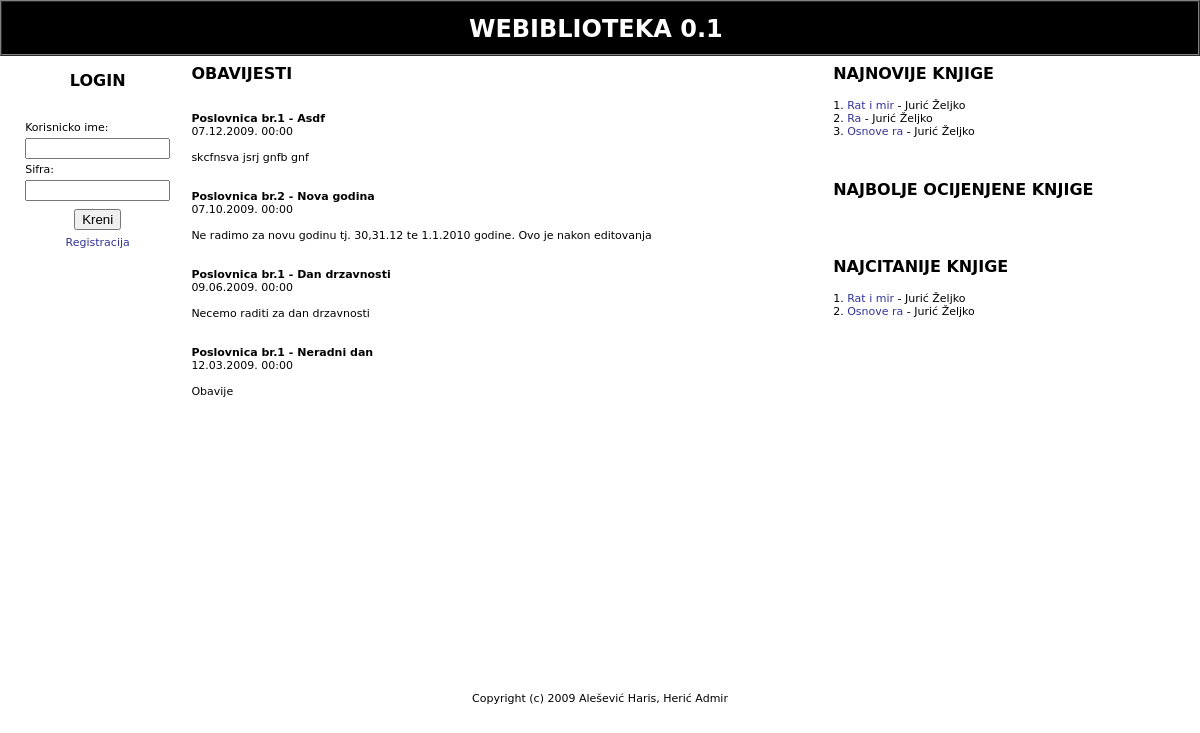
/, run on an earlier commit of the app's database.
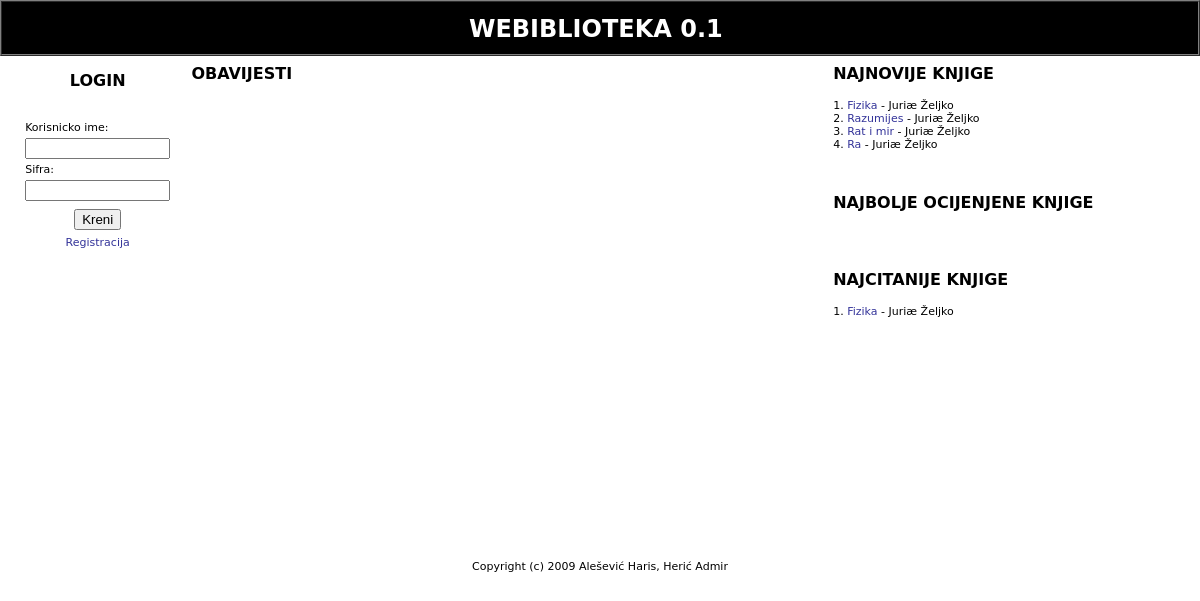
And on a later commit of the database.
### tables this page shows
CREATE TABLE `obavijest` (
  `idObavijest` int(11) NOT NULL auto_increment,
  `Naslov` varchar(25) NOT NULL,
  `Tekst` text NOT NULL,
  `Datum` date default NULL,
  `idOsoba` int(11) NOT NULL,
  `idPoslovnica` int(11) NOT NULL,
  PRIMARY KEY  (`idObavijest`),
  KEY `fk_Obavijest_Osoba1` (`idOsoba`),
  KEY `fk_Obavijest_Poslovnica1` (`idPoslovnica`)
);

CREATE TABLE `poslovnica` (
  `idPoslovnica` int(11) NOT NULL auto_increment,
  `Naziv` varchar(45) NOT NULL,
  `UlicaIBroj` varchar(25) NOT NULL,
  `PostanskiBroj` varchar(5) NOT NULL,
  `Grad` varchar(25) NOT NULL,
  `Telefon` varchar(13) default NULL,
  `Email` varchar(50) default NULL,
  `idBiblioteka` int(11) NOT NULL,
  PRIMARY KEY  (`idPoslovnica`),
  KEY `fk_Poslovnica_Biblioteka1` (`idBiblioteka`)
);

CREATE TABLE `knjigaopis` (
  `idKnjigaOpis` int(11) NOT NULL auto_increment,
  `Naslov` varchar(200) NOT NULL,
  `Podnaslov` varchar(220) default NULL,
  `ISBN` varchar(13) default NULL,
  `Izdanje` varchar(5) default NULL,
  `Opis` text,
  `Jezik` varchar(20) default NULL,
  `GodinaIzdavanja` year(4) default NULL,
  `idZanr` int(11) default NULL,
  `DatumUlaza` timestamp NULL default NULL,
  `BrojPrimjeraka` int(11) default NULL,
  `Status` varchar(20) default NULL,
  PRIMARY KEY  (`idKnjigaOpis`),
  UNIQUE KEY `ISBN` (`ISBN`),
  KEY `idZanr` (`idZanr`)
);

### lib/biblioteka.php (called while the page is built, shortened)
<?
function myquery($query) {
	if ($r = @mysql_query($query)) {
		return $r;
	}
	exit;
}
?>

### public/intro.php (the view, shortened to what this page needs)
<?
function public_intro() {
	?>
		<table width="100%" border="0" cellspacing="4" cellpadding="0">
			<tr>
			<td width="15%" valign="top">
			<?
				login_forma();
			?>
			</td>
			<td width="50%" valign="top">
			<?
				zadnje_obavijesti();
			?>
			</td>
			<td width="3%"></td>
			<td width="30%" valign="top">
			<?
				top_knjige();
			?>
			</td>
			</tr>
		</table>
	<?
}
function login_forma() {
	$uri=$_SERVER['PHP_SELF'];
	?>
	<center><table border="0" cellpadding="5" bgcolor="#FFFFFF">
	<tr>
		<td align="center">
		<h3>LOGIN</h3>
		</td>
	</tr>
	<tr>
		<td align="center">
		<form action="<?=$uri?>" method="POST">
		<table border="0">
			<tr><td>Korisnicko ime:</td></tr><tr><td><input type="text" name="login" size="15"></td></tr>
			<tr><td>Sifra:</td><tr><td><input type="password" name="pass" size="15"></td></tr>
			<tr><td colspan="2" align="center"><input type="submit" value="Kreni"></td></tr>
			<tr><td colspan="2" align="center"><a href="public/registracija.php">Registracija</td></tr></table>
		</form>
		</td>
	</tr>
	</table></center>
	<?
}
?>
<?
function zadnje_obavijesti() {
	$q01 = myquery("SELECT o.idObavijest, o.naslov, UNIX_TIMESTAMP(o.datum) as vrijeme, p.naziv, o.tekst
					FROM obavijest o, poslovnica p
					WHERE o.idPoslovnica=p.idPoslovnica
					ORDER BY vrijeme DESC");
	print "<h3>OBAVIJESTI</h3><br>";
	while ($obavijest=mysql_fetch_row($q01)) {
		print "<b>".$obavijest[3]." - ".$obavijest[1]."</b><br>".date("d.m.Y. H:i",($obavijest[2]))."<br><br>".$obavijest[4]."<br><br><br>";
	}
	print "<br><br>";
}
?>
<?
function top_knjige() {
	$q01 = myquery("SELECT k.idknjigaopis, k.naslov, a.ime, a.prezime, UNIX_TIMESTAMP(k.datumulaza) as vrijeme
					FROM knjigaopis as k, autor as a, pisac as p
					WHERE p.idautor=a.idautor AND p.idknjigaopis=k.idknjigaopis
					GROUP BY k.idknjigaopis ORDER BY vrijeme DESC LIMIT 0,10");
	$brojac=1;
	print "<h3>NAJNOVIJE KNJIGE</h3>";
	while ($knjiga=mysql_fetch_row($q01)) {
		$link="<a href=\"?sta=public/knjiga&knjiga=".$knjiga[0]."\">".$knjiga[1]."</a>";
		print $brojac.". ".$link." - ".$knjiga[3]." ".$knjiga[2]."<br>";
		$brojac++;
	}
	print "<br><br>";
	print "<h3>NAJBOLJE OCIJENJENE KNJIGE</h3>";
	$q03 = myquery("SELECT k.idknjigaopis, k.naslov, a.ime, a.prezime, count(i.idiznajmljivanje) as broj
					FROM knjigaopis as k, autor as a, pisac as p, iznajmljivanje as i, primjerakknjige as pk
					WHERE p.idautor=a.idautor AND p.idknjigaopis=k.idknjigaopis AND pk.idknjigaopis=k.idknjigaopis AND i.idprimjerakknjige=pk.idprimjerakknjige
				GROUP BY k.idknjigaopis ORDER BY broj DESC LIMIT 0,10");
	print "<br><br>";
	$brojac=1;
	print "<h3>NAJCITANIJE KNJIGE</h3>";
	while ($knjiga=mysql_fetch_row($q03)) {
		$link="<a href=\"?sta=public/knjiga&knjiga=".$knjiga[0]."\">".$knjiga[1]."</a>";
		print $brojac.". ".$link." - ".$knjiga[3]." ".$knjiga[2]."<br>";
		$brojac++;
	}
}
?>

What changed in the data, as far as the page shows it:
removed obavijest: idPoslovnica.Naziv "Poslovnica br.1", Naslov "Asdf", obavijest "07.12.2009. 00:00", Tekst "skcfnsva jsrj gnfb gnf"
removed obavijest: idPoslovnica.Naziv "Poslovnica br.2", Naslov "Nova godina", obavijest "07.10.2009. 00:00", Tekst "Ne radimo za novu godinu tj. 30,31.12 te 1.1.2010 godine. Ovo je nakon editovanja"
removed obavijest: idPoslovnica.Naziv "Poslovnica br.1", Naslov "Dan drzavnosti", obavijest "09.06.2009. 00:00", Tekst "Necemo raditi za dan drzavnosti"
no longer on one of the page's lists (row unchanged): knjigaopis: Naslov "Rat i mir"
removed obavijest: idPoslovnica.Naziv "Poslovnica br.1", Naslov "Neradni dan", obavijest "12.03.2009. 00:00", Tekst "Obavije"
removed knjigaopis: Naslov "Osnove ra", knjiga "Jurić", knjiga "Željko"
added knjigaopis: Naslov "Fizika", knjiga "Juriæ", knjiga "Željko"
added knjigaopis: Naslov "Razumijes", knjiga "Juriæ", knjiga "Željko", shown under "NAJNOVIJE KNJIGE"
computed for knjigaopis "Rat i mir": knjiga "Jurić" → "Juriæ"
computed for knjigaopis "Ra": knjiga "Jurić" → "Juriæ"
